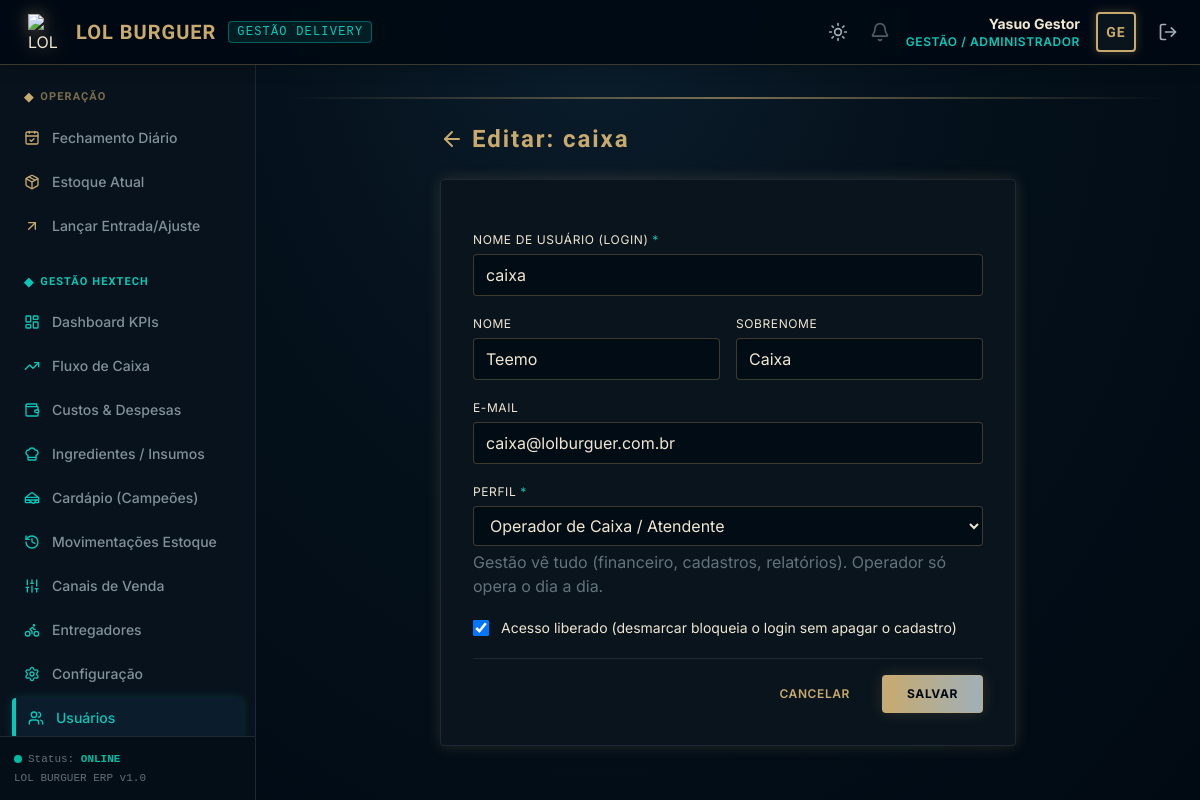
The page /usuarios/8/editar/ (signed in) on the database its author committed.
### core/models.py (models this page shows, shortened)
class Usuario(AbstractUser):
    ROLE_CHOICES = (
        ('GESTAO', 'Gestão / Administrador'),
        ('OPERADOR', 'Operador de Caixa / Atendente'),
    )
    role = models.CharField(
        max_length=20,
        choices=ROLE_CHOICES,
        default='OPERADOR',
        verbose_name="Cargo / Nível de Acesso"
    )
    class Meta:
        verbose_name = "Usuário"
        verbose_name_plural = "Usuários"
        ordering = ['username']

### core/decorators.py (the view)
    def _wrapped_view_func(request, *args, **kwargs):
        if request.user.is_authenticated and request.user.role == 'GESTAO':
            return view_func(request, *args, **kwargs)
        messages.error(request, "Acesso negado: Apenas a Gestão tem permissão para acessar esta página.")
        return redirect('home')

### templates/core/usuario_form.html (shortened to what this page needs)
{% extends "base.html" %}
{% block content %}
<div class="max-w-xl mx-auto">
    <div class="mb-6 flex items-center space-x-2">
        <a href="{% url 'usuario_listar' %}" class="text-hex_gold hover:text-white" title="Voltar"><i data-lucide="arrow-left" class="w-6 h-6"></i></a>
        <h1 class="text-2xl font-bold title-hex text-hex_gold">{{ titulo }}</h1>
    </div>
    <div class="bg-hex_dark_card border border-hex_dark_border p-6 md:p-8 rounded shadow-hex-gold">
        <form method="post" class="space-y-5">
            <div>
                <label for="{{ form.username.id_for_label }}" class="block text-xs uppercase tracking-wider text-hex_gold_light mb-1.5">{{ form.username.label }} <span class="text-hex_blue">*</span></label>
                {{ form.username }}
            </div>
            <div class="grid grid-cols-1 md:grid-cols-2 gap-4">
                <div>
                    <label for="{{ form.first_name.id_for_label }}" class="block text-xs uppercase tracking-wider text-hex_gold_light mb-1.5">{{ form.first_name.label }}</label>
                    {{ form.first_name }}
                </div>
                <div>
                    <label for="{{ form.last_name.id_for_label }}" class="block text-xs uppercase tracking-wider text-hex_gold_light mb-1.5">{{ form.last_name.label }}</label>
                    {{ form.last_name }}
                </div>
            </div>
            <div>
                <label for="{{ form.email.id_for_label }}" class="block text-xs uppercase tracking-wider text-hex_gold_light mb-1.5">E-mail</label>
                {{ form.email }}
            </div>
            <div>
                <label for="{{ form.role.id_for_label }}" class="block text-xs uppercase tracking-wider text-hex_gold_light mb-1.5">Perfil <span class="text-hex_blue">*</span></label>
                {{ form.role }}
                <p class="text-xxs text-hex_gold_dim/60 mt-1">{{ form.role.help_text }}</p>
            </div>
            {% if form.is_active %}
            <label class="flex items-center space-x-3 text-sm text-hex_gold_light">
                {{ form.is_active }}
                <span>Acesso liberado (desmarcar bloqueia o login sem apagar o cadastro)</span>
            </label>
            {% endif %}
            <div class="flex items-center justify-end space-x-4 pt-4 border-t border-hex_dark_border">
                <a href="{% url 'usuario_listar' %}" class="px-4 py-2.5 rounded text-xs font-semibold text-hex_gold hover:text-white uppercase tracking-wider">Cancelar</a>
                <button type="submit" class="bg-gradient-to-r from-hex_gold to-hex_gold_dim hover:from-hex_blue hover:to-hex_blue_dark text-hex_dark_bg hover:text-white font-bold py-2.5 px-6 rounded uppercase tracking-wider text-xs border border-hex_gold/40 shadow-hex-gold">Salvar</button>
            </div>
        </form>
    </div>
</div>
{% endblock %}

### templates/base.html (shortened to what this page needs)
<!DOCTYPE html>
<html lang="pt-br" class="h-full">
<head>
    <script src="https://cdn.tailwindcss.com"></script>
</head>
<body class="h-full flex flex-col" x-data="{ mobileSidebarOpen: false }">
    <header class="bg-hex_dark_bg/95 border-b border-hex_gold/30 px-4 py-3 flex items-center justify-between z-20 shadow-lg backdrop-blur-sm">
        <div class="flex items-center space-x-3">
            <div class="flex items-center space-x-3">
                <img src="/media/produtos/logo.png" alt="LOL BURGUER Logo" class="w-9 h-9 object-contain filter drop-shadow-[0_0_8px_rgba(200,170,110,0.5)]">
                <span class="text-xl font-bold title-hex text-hex_gold tracking-wider">LOL BURGUER</span>
                <span class="hidden md:inline-block text-xs font-mono uppercase tracking-widest text-hex_blue border border-hex_blue/40 bg-hex_blue/10 px-2 py-0.5 rounded">
                    Gestão Delivery
                </span>
            </div>
        </div>
        <div class="flex items-center space-x-4">
            <button type="button" onclick="lbToggleTheme()" title="Alternar tema claro / escuro"
                class="text-hex_gold_dim hover:text-hex_gold p-1.5 rounded hover:bg-hex_active transition-all">
                <i data-lucide="sun" class="w-5 h-5 lb-icon-dark"></i>
            </button>
            {% if user.is_authenticated %}
                <div hx-get="{% url 'notificacoes_badge' %}" hx-trigger="load, every 60s" class="relative group cursor-pointer mr-2">
                    <i data-lucide="bell" class="w-5 h-5 text-hex_gold_dim opacity-50 group-hover:opacity-100 transition-opacity"></i>
                </div>
                <div class="text-right hidden sm:block">
                    <p class="text-sm font-bold text-hex_gold_light">{{ user.get_full_name|default:user.username }}</p>
                    <p class="text-xs text-hex_blue uppercase tracking-wider font-semibold">{{ user.get_role_display }}</p>
                </div>
                <div class="w-10 h-10 border-2 border-hex_gold rounded flex items-center justify-center bg-hex_dark_card shadow-[0_0_10px_rgba(200,170,110,0.3)]">
                    <span class="text-hex_gold font-bold title-hex text-sm">{{ user.username|slice:":2"|upper }}</span>
                </div>
                <a href="{% url 'logout' %}" class="text-hex_gold_dim hover:text-hex_gold p-1.5 rounded hover:bg-hex_dark_card transition-all" title="Sair do Sistema">
                    <i data-lucide="log-out" class="w-5 h-5"></i>
                </a>
            {% else %}
                <span class="text-xs uppercase text-hex_gold_dim font-mono">Sem autenticação</span>
            {% endif %}
        </div>
    </header>
    <div class="flex-1 flex min-h-0 overflow-hidden">
        {% if user.is_authenticated %}
        <aside
            :class="mobileSidebarOpen ? 'translate-x-0' : '-translate-x-full lg:translate-x-0'"
            class="fixed inset-y-0 left-0 pt-16 lg:pt-0 lg:static w-64 bg-hex_dark_card/95 border-r border-hex_dark_border flex flex-col justify-between transition-transform duration-300 ease-in-out z-10 lg:z-0 backdrop-blur-sm"
        >
            <div class="flex-1 overflow-y-auto px-3 py-6 space-y-7">
                <div>
                    <h3 class="text-[11px] uppercase text-hex_gold/60 font-bold tracking-widest mb-3 px-3 title-hex flex items-center space-x-1.5">
                        <span class="text-hex_gold text-xs">◆</span>
                        <span>Operação</span>
                    </h3>
                    <nav class="space-y-1">
                        <a href="{% url 'fechamento_diario' %}" class="flex items-center space-x-3 px-3 py-2.5 rounded text-sm font-medium transition-all hover:bg-hex_dark_bg/80 hover:text-hex_gold_light {% if request.resolver_match.url_name == 'fechamento_diario' %}bg-hex_active text-hex_gold_light border-l-4 border-hex_gold font-bold shadow-[0_0_10px_rgba(200,170,110,0.15)]{% else %}text-hex_gold_dim/80{% endif %}">
                            <i data-lucide="calendar-check" class="w-4 h-4 text-hex_gold"></i>
                            <span>Fechamento Diário</span>
                        </a>
                        <a href="{% url 'estoque_resumo' %}" class="flex items-center space-x-3 px-3 py-2.5 rounded text-sm font-medium transition-all hover:bg-hex_dark_bg/80 hover:text-hex_gold_light {% if request.resolver_match.url_name == 'estoque_resumo' %}bg-hex_active text-hex_gold_light border-l-4 border-hex_gold font-bold shadow-[0_0_10px_rgba(200,170,110,0.15)]{% else %}text-hex_gold_dim/80{% endif %}">
                            <i data-lucide="package" class="w-4 h-4 text-hex_gold"></i>
                            <span>Estoque Atual</span>
                        </a>
                        <a href="{% url 'estoque_ajustar' %}" class="flex items-center space-x-3 px-3 py-2.5 rounded text-sm font-medium transition-all hover:bg-hex_dark_bg/80 hover:text-hex_gold_light {% if request.resolver_match.url_name == 'estoque_ajustar' %}bg-hex_active text-hex_gold_light border-l-4 border-hex_gold font-bold shadow-[0_0_10px_rgba(200,170,110,0.15)]{% else %}text-hex_gold_dim/80{% endif %}">
                            <i data-lucide="arrow-up-right" class="w-4 h-4 text-hex_gold"></i>
                            <span>Lançar Entrada/Ajuste</span>
                        </a>
                    </nav>
                </div>
                {% if user.role == 'GESTAO' %}
                <div>
                    <h3 class="text-[11px] uppercase text-hex_blue font-bold tracking-widest mb-3 px-3 title-hex flex items-center space-x-1.5">
                        <span class="text-hex_blue text-xs">◆</span>
                        <span>Gestão Hextech</span>
                    </h3>
                    <nav class="space-y-1">
                        <a href="{% url 'dashboard' %}" class="flex items-center space-x-3 px-3 py-2.5 rounded text-sm font-medium transition-all hover:bg-hex_dark_bg/80 hover:text-hex_blue {% if request.resolver_match.url_name == 'dashboard' %}bg-hex_active text-hex_blue border-l-4 border-hex_blue font-bold shadow-[0_0_10px_rgba(10,200,185,0.2)]{% else %}text-hex_gold_dim/80{% endif %}">
                            <i data-lucide="layout-dashboard" class="w-4 h-4 text-hex_blue"></i>
                            <span>Dashboard KPIs</span>
                        </a>
                        <a href="{% url 'fluxo_caixa_projetado' %}" class="flex items-center space-x-3 px-3 py-2.5 rounded text-sm font-medium transition-all hover:bg-hex_dark_bg/80 hover:text-hex_blue {% if request.resolver_match.url_name == 'fluxo_caixa_projetado' %}bg-hex_active text-hex_blue border-l-4 border-hex_blue font-bold shadow-[0_0_10px_rgba(10,200,185,0.2)]{% else %}text-hex_gold_dim/80{% endif %}">
                            <i data-lucide="trending-up" class="w-4 h-4 text-hex_blue"></i>
                            <span>Fluxo de Caixa</span>
                        </a>
                        <a href="{% url 'despesa_listar' %}" class="flex items-center space-x-3 px-3 py-2.5 rounded text-sm font-medium transition-all hover:bg-hex_dark_bg/80 hover:text-hex_blue {% if request.resolver_match.url_name == 'despesa_listar' or 'despesa_criar' in request.resolver_match.url_name or 'despesa_editar' in request.resolver_match.url_name %}bg-hex_active text-hex_blue border-l-4 border-hex_blue font-bold shadow-[0_0_10px_rgba(10,200,185,0.2)]{% else %}text-hex_gold_dim/80{% endif %}">
                            <i data-lucide="wallet" class="w-4 h-4 text-hex_blue"></i>
                            <span>Custos & Despesas</span>
                        </a>
                        <a href="{% url 'ingrediente_listar' %}" class="flex items-center space-x-3 px-3 py-2.5 rounded text-sm font-medium transition-all hover:bg-hex_dark_bg/80 hover:text-hex_blue {% if request.resolver_match.url_name == 'ingrediente_listar' %}bg-hex_active text-hex_blue border-l-4 border-hex_blue font-bold shadow-[0_0_10px_rgba(10,200,185,0.2)]{% else %}text-hex_gold_dim/80{% endif %}">
                            <i data-lucide="chef-hat" class="w-4 h-4 text-hex_blue"></i>
                            <span>Ingredientes / Insumos</span>
                        </a>
                        <a href="{% url 'produto_listar' %}" class="flex items-center space-x-3 px-3 py-2.5 rounded text-sm font-medium transition-all hover:bg-hex_dark_bg/80 hover:text-hex_blue {% if request.resolver_match.url_name == 'produto_listar' %}bg-hex_active text-hex_blue border-l-4 border-hex_blue font-bold shadow-[0_0_10px_rgba(10,200,185,0.2)]{% else %}text-hex_gold_dim/80{% endif %}">
                            <i data-lucide="sandwich" class="w-4 h-4 text-hex_blue"></i>
                            <span>Cardápio (Campeões)</span>
                        </a>
                        <a href="{% url 'estoque_historico' %}" class="flex items-center space-x-3 px-3 py-2.5 rounded text-sm font-medium transition-all hover:bg-hex_dark_bg/80 hover:text-hex_blue {% if request.resolver_match.url_name == 'estoque_historico' %}bg-hex_active text-hex_blue border-l-4 border-hex_blue font-bold shadow-[0_0_10px_rgba(10,200,185,0.2)]{% else %}text-hex_gold_dim/80{% endif %}">
                            <i data-lucide="history" class="w-4 h-4 text-hex_blue"></i>
                            <span>Movimentações Estoque</span>
                        </a>
                        <a href="{% url 'canal_listar' %}" class="flex items-center space-x-3 px-3 py-2.5 rounded text-sm font-medium transition-all hover:bg-hex_dark_bg/80 hover:text-hex_blue {% if request.resolver_match.url_name == 'canal_listar' %}bg-hex_active text-hex_blue border-l-4 border-hex_blue font-bold shadow-[0_0_10px_rgba(10,200,185,0.2)]{% else %}text-hex_gold_dim/80{% endif %}">
                            <i data-lucide="sliders" class="w-4 h-4 text-hex_blue"></i>
                            <span>Canais de Venda</span>
                        </a>
                        <a href="{% url 'entregador_listar' %}" class="flex items-center space-x-3 px-3 py-2.5 rounded text-sm font-medium transition-all hover:bg-hex_dark_bg/80 hover:text-hex_blue {% if request.resolver_match.url_name == 'entregador_listar' %}bg-hex_active text-hex_blue border-l-4 border-hex_blue font-bold shadow-[0_0_10px_rgba(10,200,185,0.2)]{% else %}text-hex_gold_dim/80{% endif %}">
                            <i data-lucide="bike" class="w-4 h-4 text-hex_blue"></i>
                            <span>Entregadores</span>
                        </a>
                        <a href="{% url 'configuracao_financeira' %}" class="flex items-center space-x-3 px-3 py-2.5 rounded text-sm font-medium transition-all hover:bg-hex_dark_bg/80 hover:text-hex_blue {% if request.resolver_match.url_name == 'configuracao_financeira' %}bg-hex_active text-hex_blue border-l-4 border-hex_blue font-bold shadow-[0_0_10px_rgba(10,200,185,0.2)]{% else %}text-hex_gold_dim/80{% endif %}">
                            <i data-lucide="settings" class="w-4 h-4 text-hex_blue"></i>
                            <span>Configuração</span>
                        </a>
                        <a href="{% url 'usuario_listar' %}" class="flex items-center space-x-3 px-3 py-2.5 rounded text-sm font-medium transition-all hover:bg-hex_dark_bg/80 hover:text-hex_blue {% if 'usuario' in request.resolver_match.url_name %}bg-hex_active text-hex_blue border-l-4 border-hex_blue font-bold shadow-[0_0_10px_rgba(10,200,185,0.2)]{% else %}text-hex_gold_dim/80{% endif %}">
                            <i data-lucide="users" class="w-4 h-4 text-hex_blue"></i>
                            <span>Usuários</span>
                        </a>
                    </nav>
                </div>
                {% endif %}
            </div>
            <div class="p-3.5 border-t border-hex_dark_border bg-hex_dark_bg/50 text-[11px] font-mono text-hex_gold_dim/60">
                <p class="flex items-center space-x-1.5">
                    <span class="w-2 h-2 rounded-full bg-hex_success animate-pulse inline-block"></span>
                    <span>Status: <strong class="text-hex_success font-semibold">ONLINE</strong></span>
                </p>
                <p class="mt-0.5">LOL BURGUER ERP v1.0</p>
            </div>
        </aside>
        {% endif %}
        <main class="flex-1 flex flex-col overflow-y-auto min-h-0 p-4 md:p-6 lg:p-8 relative">
            <div class="h-0.5 bg-gradient-to-r from-transparent via-hex_gold to-transparent mb-6 opacity-60"></div>
            {% block content %}
            {% endblock %}
        </main>
    </div>
</body>
</html>

### rows shown on the page
Usuario: get_full_name "Yasuo Gestor", role "GESTÃO / ADMINISTRADOR", username "GE"
Usuario: username "caixa", first_name "Teemo", last_name "Caixa", email "caixa@lolburguer.com.br", role "Operador de Caixa / Atendente", is_active "☑"

### other values the page prints
{{ titulo }} "Editar: caixa"
